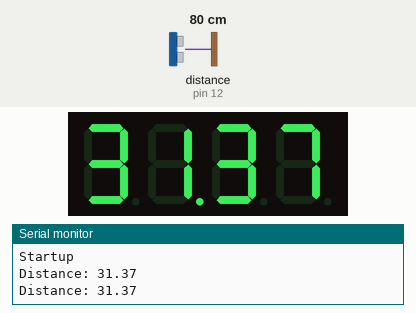
Simulated run of this sketch. Board: Arduino Uno, built with avr-gcc and run on an emulated ATmega328P. Parts: 4-digit seven-segment display, the last lines printed to the serial monitor. Wiring (inferred from the names in the program): ultrasonic range finder: trigger pin 13; echo pin 12. The inputs (shaded band) are chosen by the test bench; at power-on: distance to the obstacle (sensor on pin 12) 80 cm. The echo pulse lasts 58.3 µs per cm.

Above: at 1.8 s.
1.9 s: distance to the obstacle (sensor on pin 12) set to 2 cm
At 2.8 s:
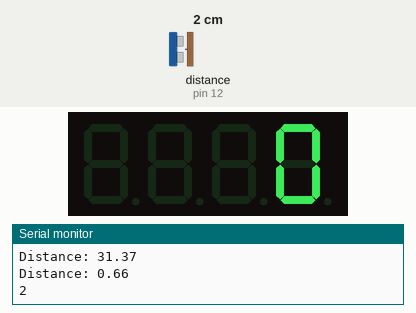
4.5 s: distance to the obstacle (sensor on pin 12) set to 4 cm
At 7.8 s:
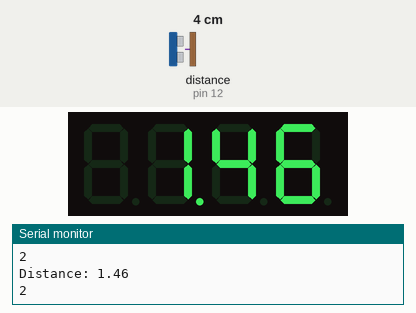
8.6 s: distance to the obstacle (sensor on pin 12) set to 9 cm
At 11.8 s:
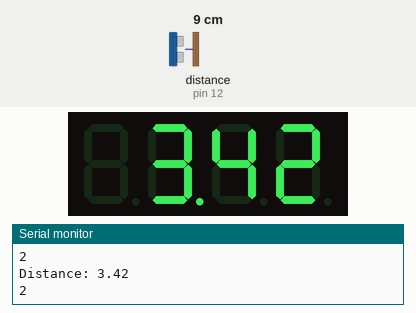
Timing chart, 0 to 13.3 s (numbered marks = the images above; inputs shaded):
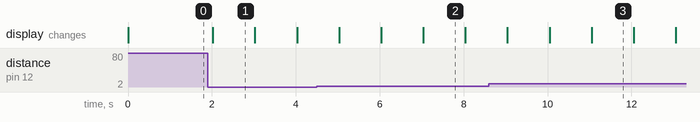

Measured:
- after the input at 1.9 s, the display: changes after 0.12 s (image 1)
- what the display in image 1 shows lasts 1.0 s, from 2.0 s to 3.0 s

The sketch:

distance.ino
```cpp
/*
RL: 05/03/2020

HC-SR04 Ping distance sensor]
VCC to arduino 5v GND to arduino GND
Echo to Arduino pin 12
Trig to Arduino pin 13
test
More info: https://create.arduino.cc/projecthub/Isaac100/getting-started-with-the-hc-sr04-ultrasonic-sensor-036380

4 digit display: https://github.com/adafruit/Adafruit_LED_Backpack/blob/master/examples/clock_sevenseg_ds1307/clock_sevenseg_ds1307.ino
Tutorial: https://learn.adafruit.com/adafruit-led-backpack/0-dot-56-seven-segment-backpack-arduino-setup

Wiring:
  Arduino A4 (SDA) to HT16k33 SDA
  Arduino A5 (SCL) to HT16k33 SCL
  POS to 5V
  GND to GND
*/


#include <Wire.h>
#include <Adafruit_GFX.h>
#include <RTClib.h>
#include <Adafruit_LEDBackpack.h>

// Distiance sensor
const int trigPin = 13;
const int echoPin = 12;
float duration, distance;

// Display **
Adafruit_7segment matrix = Adafruit_7segment();

unsigned long startMillis;
unsigned long currentMillis;
unsigned long deltaMillis;
const unsigned long period = 1000;  //the value is a number of milliseconds

void setup() {
  Serial.begin(9600);
  Serial.println("\nStartup");
  pinMode(trigPin, OUTPUT);
  pinMode(echoPin, INPUT);

  matrix.begin(0x70);
  startMillis = millis();  //initial start time
}

void loop() {


// Distance loop:
  digitalWrite(trigPin, LOW);
  delayMicroseconds(2);
  digitalWrite(trigPin, HIGH);
  delayMicroseconds(10);
  digitalWrite(trigPin, LOW);

  duration = pulseIn(echoPin, HIGH);
  distance = ((duration*.0343)/2)/2.54;
  //converted cm to inches (/2.54
  Serial.print("Distance: ");
  Serial.println(distance);

  if (distance < 4)
  {
    //Time since the last sub-four inch measurement
    currentMillis = millis();
    unsigned long deltaMillis;
    deltaMillis = (currentMillis- startMillis) /1000;
    Serial.println(deltaMillis);
    matrix.print(deltaMillis/1000);
    matrix.writeDisplay();
    startMillis = millis(); //Reset
    delay(1000);
  }
  matrix.print(distance);
  matrix.writeDisplay();
  delay(1000);


  // Loop function runs over and over again to implement the clock logic.
  // print a floating point
//  matrix.print(12.34);
//  matrix.writeDisplay();
//  delay(500);

   // print with print/println
//  for (uint16_t counter = 0; counter < 9999; counter++) {
//    matrix.println(counter);
//    matrix.writeDisplay();
//    delay(10);
//  }

}
```
